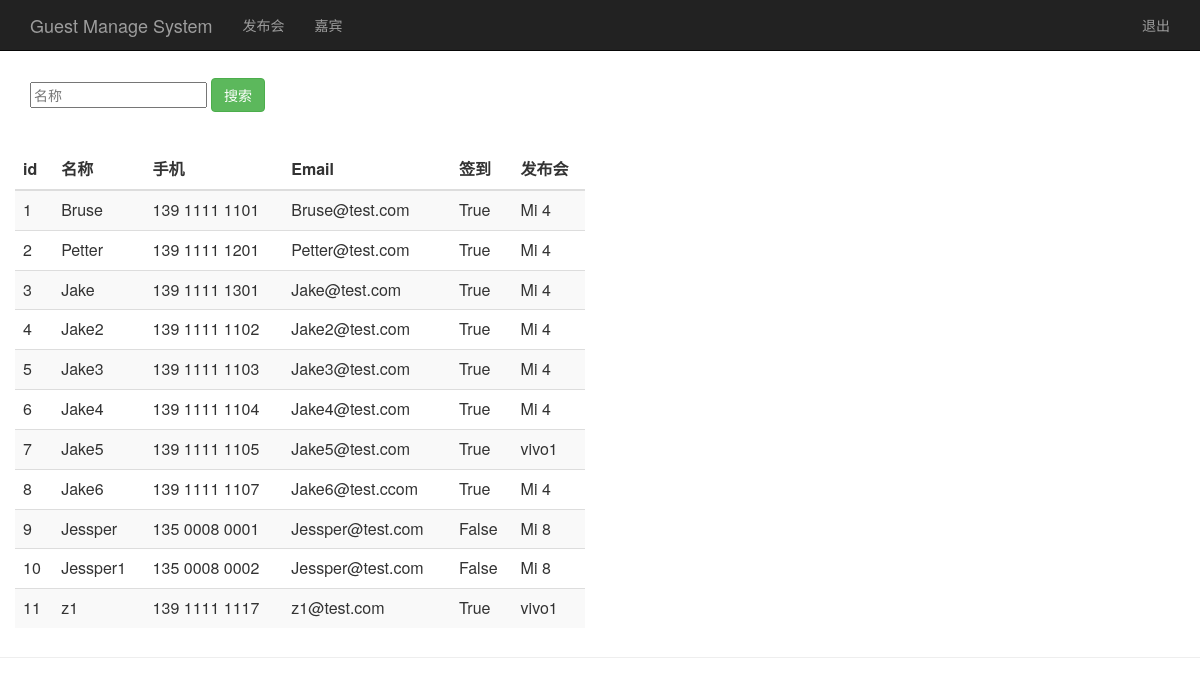
The page /guest_manage/ (signed in) on the database its author committed.
### sign/models.py (models this page shows, shortened)
class Guest(models.Model):
	event=models.ForeignKey(Event)
	realname=models.CharField(max_length=100)
	phone=models.CharField(max_length=20)
	email=models.EmailField()
	sign=models.BooleanField()
	create_time=models.DateTimeField()
	class Meta:
		unique_together=('event','phone')

class Event(models.Model):
	name=models.CharField(max_length=100)
	address=models.CharField(max_length=100)
	lim=models.IntegerField()
	status=models.BooleanField()
	start_time=models.DateTimeField()
	create_time=models.DateTimeField()
	def __str__(self):
		return self.name

### sign/views.py (the view)
# urls.py: url(r'^guest_manage/$',views.guest_manage),
@login_required
def guest_manage(request):
	username=request.COOKIES.get('user','')
	guest_list=Guest.objects.all()
	return render(request,'guest_manage.html',{'user':username,'guests':guest_list})

### sign/templates/guest_manage.html (shortened to what this page needs)
<html lang="zh-CN">
 <head>
	{% load bootstrap3 %}
	{% bootstrap_css %}
 </head>
 <body>
	<nav class="navbar navbar-inverse navbar-fixed-top">
		<div class="container">
			<div class="navbar-header">
				<a class="navbar-brand" href="/event_manage/">Guest Manage System</a>
			</div>
			<div id="navbar" class="collapse navbar-collapse">
				<ul class="nav navbar-nav">
					<li><a href="/event_manage/">发布会</a></li>
					<li><a class="active" href="/guest_manage">嘉宾</a></li>
				</ul>
				<ul class="nav navbar-nav navbar-right">
					<li><a href="#">{{ user }}</a></li>
					<li><a href="/logout/">退出</a></li>
				</ul>
			</div>
		</div>
	</nav>
	<div class="page-header" style="padding-top: 30px;">
		<div id="navbar" class="navbar-collapse collapse">
			<form class="navbar-form" method="get" action="/search_realname/">
				<div class="form-group">
					<input type="text" name="realname" placeholder="名称">
				</div>
				<button class="btn btn-success" type="submit">搜索</button>
			</form>
	<div class="row" style="padding-top: 30px">
		<div class="col-md-6">
			<table class="table table-striped">
				<thead>
					<tr>
						<th>id</th><th>名称</th><th>手机</th><th>Email</th><th>签到</th><th>发布会</th>
					</tr>
				</thead>
				<tbody>
					{% for guest in guests %}
					<tr>
						<td>{{ guest.id }}</td>
						<td>{{ guest.realname }}</td>
						<td>{{ guest.phone }}</td>
						<td>{{ guest.email }}</td>
						<td>{{ guest.sign }}</td>
						<td>{{ guest.event }}</td>
					</tr>
					{% endfor %}
			</table>
		</div>
	</div>
 </body>
 </html>

### rows shown on the page
Guest: id "1", realname "Bruse", phone "139 1111 1101", email "Bruse@test.com", sign "True", event "Mi 4"
Guest: id "2", realname "Petter", phone "139 1111 1201", email "Petter@test.com", sign "True", event "Mi 4"
Guest: id "3", realname "Jake", phone "139 1111 1301", email "Jake@test.com", sign "True", event "Mi 4"
Guest: id "4", realname "Jake2", phone "139 1111 1102", email "Jake2@test.com", sign "True", event "Mi 4"
Guest: id "5", realname "Jake3", phone "139 1111 1103", email "Jake3@test.com", sign "True", event "Mi 4"
Guest: id "6", realname "Jake4", phone "139 1111 1104", email "Jake4@test.com", sign "True", event "Mi 4"
Guest: id "7", realname "Jake5", phone "139 1111 1105", email "Jake5@test.com", sign "True", event "vivo1"
Guest: id "8", realname "Jake6", phone "139 1111 1107", email "Jake6@test.ccom", sign "True", event "Mi 4"
Guest: id "9", realname "Jessper", phone "135 0008 0001", email "Jessper@test.com", sign "False", event "Mi 8"
Guest: id "10", realname "Jessper1", phone "135 0008 0002", email "Jessper@test.com", sign "False", event "Mi 8"
Guest: id "11", realname "z1", phone "139 1111 1117", email "z1@test.com", sign "True", event "vivo1"
